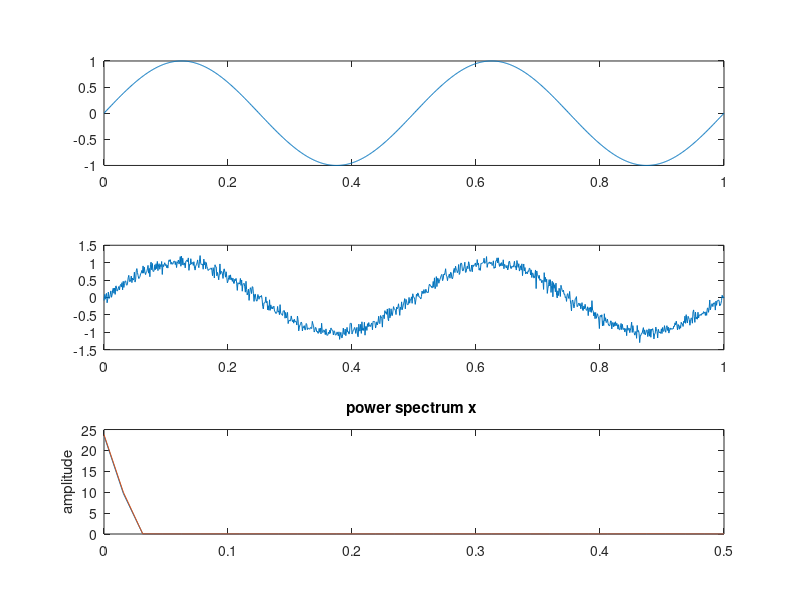

Reproduce this figure in MATLAB.
clc, clear, close all;
t = 0: 0.001 : 1;
g = sin(2*pi*2*t);
g_ruido = awgn(g,20);      % añadir ruido, SNR = 20 dB

subplot(311)
% Comparar señal limpia y señal con ruido
plot(t, g);

subplot(312)
plot(t, g_ruido);

subplot(313)
plot(t, g_ruido);

% Representar las densidades espectrales de potencia
pwelch(g)
hold on
pwelch(g_ruido)
